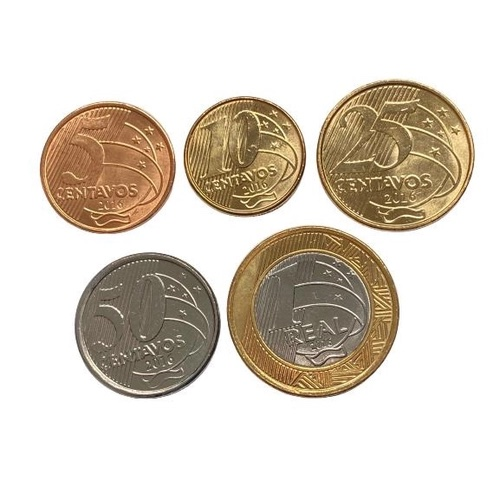
#> input picture coins.jpeg, 500 x 500 px
$ python 36-AtvCoins.py
#> lines starting #> are read from the running program, lines starting #| are printed output that depends on the picture; after the words box and inside, x2 and y2 are one past the last pixel; in counts of white or black regions, pixels touching at a corner belong together
import cv2
import numpy as np

img = cv2.imread('coins.jpeg')
#> img is the input picture: shape (500, 500, 3); mean B, G, R 197.1, 208.9, 217.8

img_blur = cv2.medianBlur(img, 5)
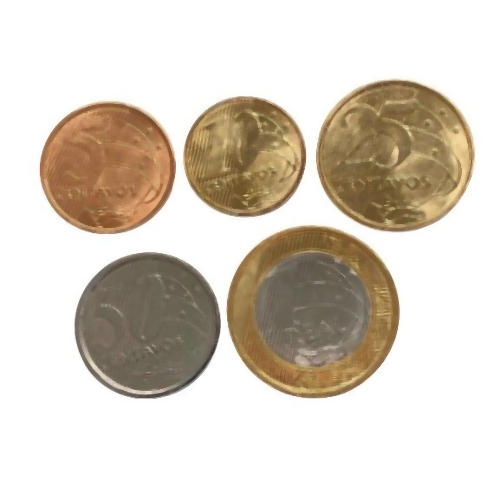
#> img_blur: shape (500, 500, 3); mean B, G, R 196.3, 208.2, 217
img_blur = cv2.cvtColor(img_blur, cv2.COLOR_BGR2GRAY)
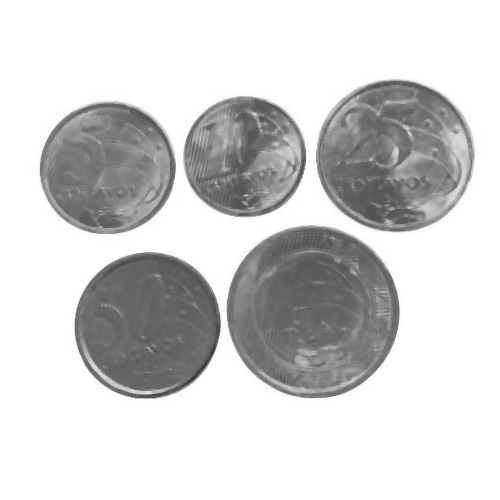
#> img_blur: shape (500, 500); min 50, max 255, mean 209.5

circles = cv2.HoughCircles(img_blur, cv2.HOUGH_GRADIENT,
                           1, 100, param1=150, param2=50)
#> circles = [[147.5, 325.5, 73.4], [104.5, 168.5, 64.8], [311.5, 310.5, 85], [246.5, 157.5, 59.1], [399.5, 158.5, 72.6]]


circles=np.uint(circles[0])
#> circles = [[147, 325, 73], [104, 168, 64], [311, 310, 85], [246, 157, 59], [399, 158, 72]]
print(circles)
#| [[147 325  73]
#|  [104 168  64]
#|  [311 310  85]
#|  [246 157  59]
#|  [399 158  72]]

COLOR = (255, 255, 0)
COINS = {73:'50', 64:'5', 85:'1', 59:'10', 72:'25'}

for i in circles:
    x, y, r = i

    cv2.circle(img, (x, y), r, COLOR, 3)
    cv2.circle(img, (x, y), 1, COLOR, 3)

    text = COINS[r]
    cv2.putText(img, text, (x, y), cv2.FONT_HERSHEY_SIMPLEX,
                1, COLOR, 2, cv2.LINE_AA)
#> this loop made 5 passes
#> (x, y, r, text) on passes 1 to 5: (147, 325, 73, '50'), (104, 168, 64, '5'), (311, 310, 85, '1'), (246, 157, 59, '10'), (399, 158, 72, '25')
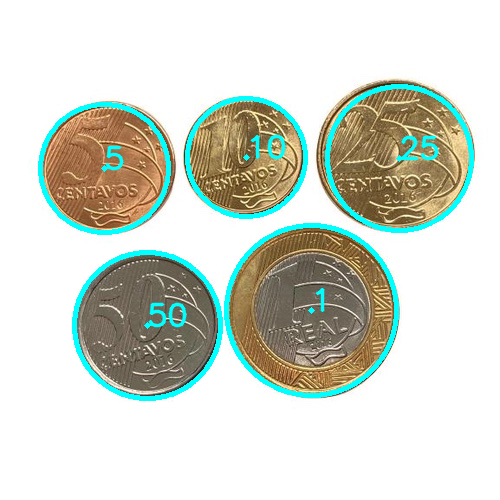
#> img: shape (500, 500, 3); 5.24% of pixels changed, all inside (x1, y1, x2, y2) = (38, 84, 474, 401)

cv2.imshow('Tarefa 2', img)

cv2.waitKey(0)
cv2.destroyAllWindows()
